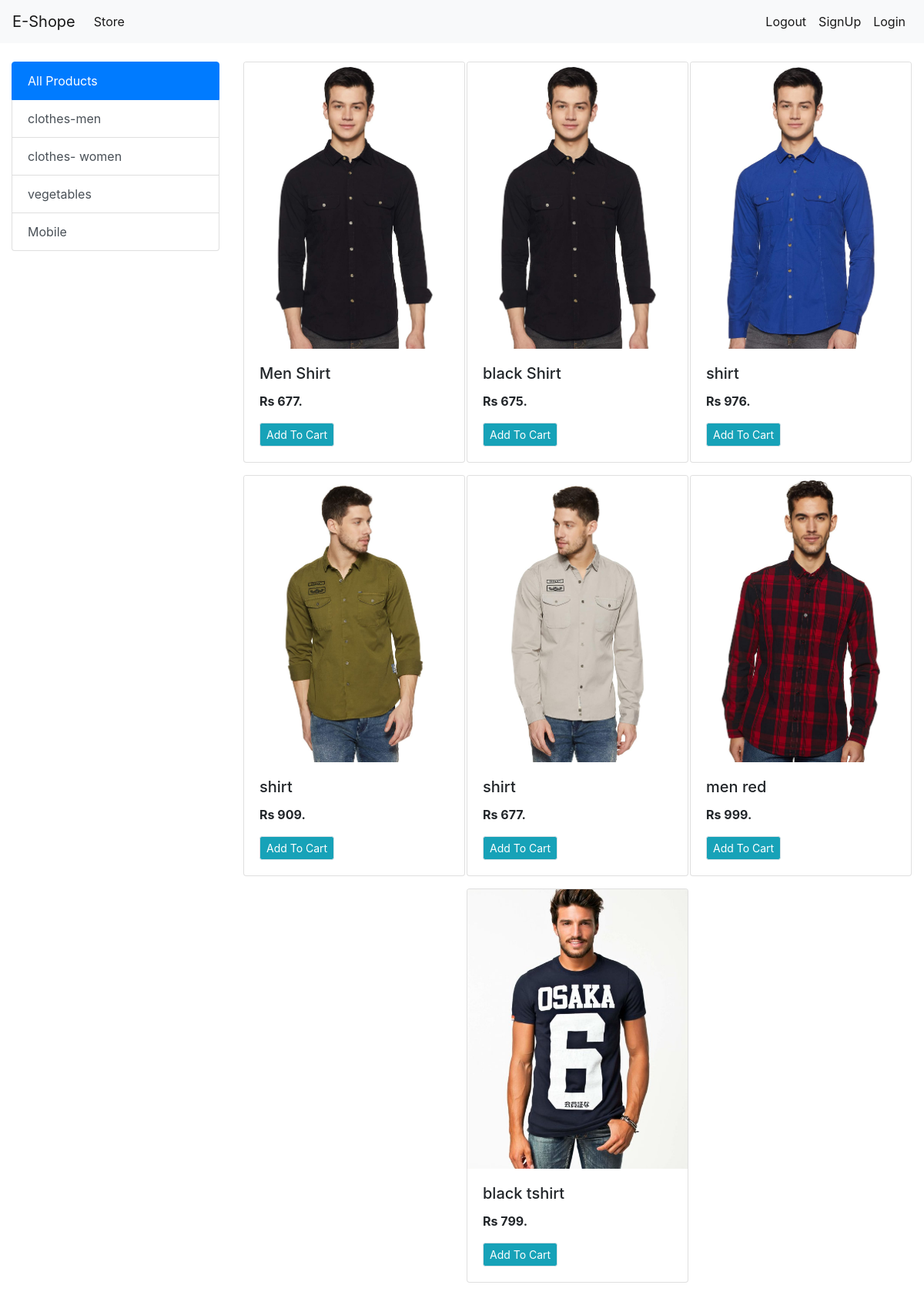
/?category=1, run on the app's committed database.
### store/models/category.py (models this page shows, shortened)
class category(models.Model):
    name = models.CharField(max_length=50)
    @staticmethod
    def get_all_caregory():
        return category.objects.all()

### store/models/product.py (models this page shows, shortened)
class Product(models.Model):
    name = models.CharField(max_length=50)
    price = models.IntegerField(default=0)
    category = models.ForeignKey(category,on_delete=models.CASCADE,default=1,blank=True)
    description = models.CharField(max_length=200,default= '')
    image = models.ImageField(upload_to='upload/product/')
    @staticmethod
    def get_all_product_By_Category_Id(category_id):
        if category_id:
            return Product.objects.filter(category=category_id)
        else:
            return Product.get_all_product()

### store/views.py (the view)
# urls.py: path('',index),
def index(request):
    product= None
    categories = category.get_all_caregory()
    CategoryId = request.GET.get('category')
    if CategoryId :
        product = Product.get_all_product_By_Category_Id(CategoryId )
    else:
        product = Product.get_all_product()
    data={}
    data['products'] = product
    data['categories'] = categories
    return render(request,'index.html',data)

### store/templates/index.html
{% extends 'base.html' %}
{% block content %}
   <div class="container-fluid mt-4">
     <div class="row">
         <div class="col-lg-3">
             <div class="list-group">
                 <a class="list-group-item list-group-item-action active" href="/">All Products</a>
                 {% for category in categories %}
                 <a class="list-group-item list-group-item-action"
                    href="/?category={{category.id}}">{{category.name}}</a>
                 {% endfor %}
             </div>
         </div>
         <div class="col-lg-9">
              <div class="row mx-auto">
                  {% for p in products %}
                  <div class="card mx-auto mb-3" style="width: 18rem;">
                      <img alt="..." class="card-img-top" src="{{p.image.url}}">
                      <div class="card-body">
                          <h5 class="card-title">{{p.name}}</h5>
                          <p class="card-text"><b> Rs {{p.price}}.</b></p>
                          <a class="btn btn-info border btn-sm" href="#">Add To Cart</a>
                      </div>
                  </div>
                  {% endfor%}
              </div>
         </div>
     </div>
   </div>
{% endblock%}

### data on the page
category: name "clothes-men"
category: name "clothes- women"
category: name "vegetables"
category: name "Mobile"
Product: image (picture), name "Men Shirt", price "677"
Product: image (picture), name "black Shirt", price "675"
Product: image (picture), name "shirt", price "976"
Product: image (picture), name "shirt", price "909"
Product: image (picture), name "shirt", price "677"
Product: image (picture), name "men red", price "999"
Product: image (picture), name "black tshirt", price "799"
